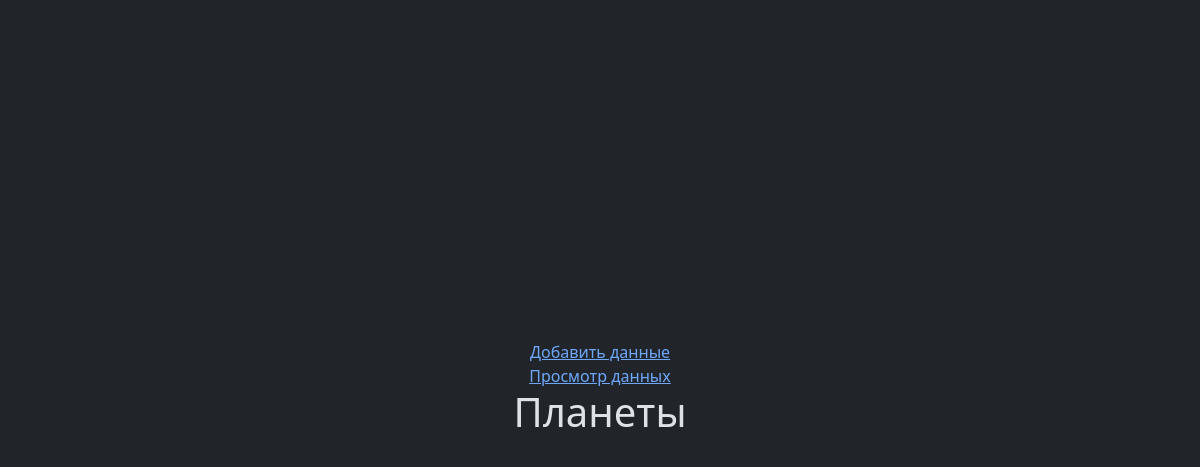
Page /space/ on the earlier database version.
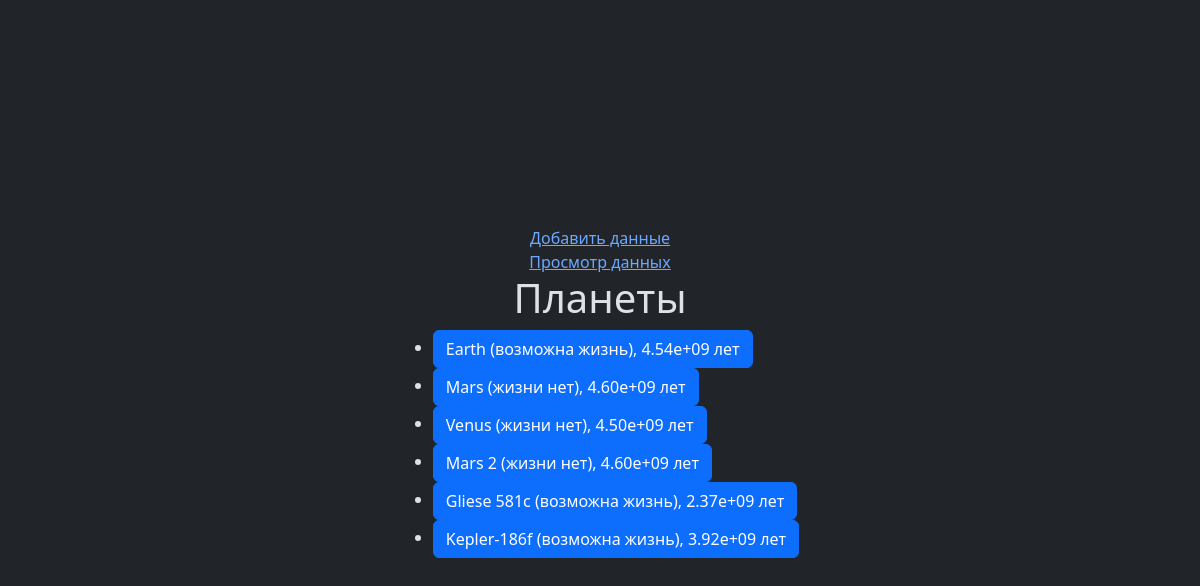
Same page on the later database version.
### space/models.py (models this page shows, shortened)
class Planet(models.Model):
    objects = models.Manager
    id = models.AutoField(primary_key=True)
    name = models.CharField(max_length=50, verbose_name='Название')
    age = models.FloatField(default=0, verbose_name='Возраст')
    radius = models.FloatField(default=0, verbose_name='Радиус')
    mass = models.FloatField(default=0, verbose_name='Масса')
    habitable = models.BooleanField(default=False, choices=((False,'жизни нет'),(True,'возможна жизнь')), verbose_name='Обитаема ли')
    system = models.ForeignKey(StarSystem, verbose_name='Звездная система', on_delete=models.CASCADE)
    class Meta:
        verbose_name = "Планета"
        verbose_name_plural = "Планеты"

### space/views.py (the view)
# urls.py: path('', views.show_planets, name='planets'),
def show_planets(request):
    return render(request, template_name='index.html', context={'div': Planet.objects.all()})

### templates/index.html (shortened to what this page needs)
<!DOCTYPE html>
<html lang="ru" data-bs-theme="dark">
<head>
    <link href="https://cdn.jsdelivr.net/npm/bootstrap@5.3.2/dist/css/bootstrap.min.css" rel="stylesheet">
</head>
<body class="min-vh-100 d-flex flex-column justify-content-center">
<div class="d-flex flex-column align-items-center justify-content-center">
    <a href="post">Добавить данные</a>
    <a href="tables">Просмотр данных</a>
    <h1>Планеты</h1>
    <ul>
        {% for i in div %}
        <li>
             <button class="btn btn-primary" type="button" data-bs-toggle="collapse" data-bs-target="#collapseExample{{i.id}}"
                     aria-expanded="false" aria-controls="collapseExample">
                 {{ i.name }} ({% if i.habitable %}возможна жизнь{% else %}жизни нет{% endif %}), {{i.age|stringformat:".2e"}} лет
             </button>
        </li>
        {% endfor %}
    </ul>
</div>
</body>
</html>

Differences in the rows shown:
added Planet: name "Earth", habitable "возможна жизнь", age "4.54e+09"
added Planet: name "Mars", habitable "жизни нет", age "4.60e+09"
added Planet: name "Venus", habitable "жизни нет", age "4.50e+09"
added Planet: name "Mars 2", habitable "жизни нет", age "4.60e+09"
added Planet: name "Gliese 581c", habitable "возможна жизнь", age "2.37e+09"
added Planet: name "Kepler-186f", habitable "возможна жизнь", age "3.92e+09"
